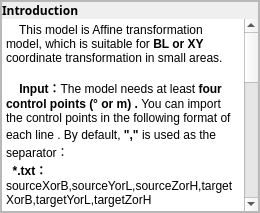
       <widget class="QWidget" name="widgetContentLeft" native="true">
        <property name="font">
         <font>
          <pointsize>7</pointsize>
         </font>
        </property>
        <layout class="QHBoxLayout" name="horizontalLayout_3">
         <property name="spacing">
          <number>0</number>
         </property>
         <property name="leftMargin">
          <number>0</number>
         </property>
         <property name="topMargin">
          <number>0</number>
         </property>
         <property name="rightMargin">
          <number>0</number>
         </property>
         <property name="bottomMargin">
          <number>0</number>
         </property>
         <item>
          <widget class="QFrame" name="frame_ContentLeft">
           <property name="styleSheet">
            <string notr="true"/>
           </property>
           <property name="frameShape">
            <enum>QFrame::StyledPanel</enum>
           </property>
           <property name="frameShadow">
            <enum>QFrame::Raised</enum>
           </property>
           <layout class="QVBoxLayout" name="verticalLayout_3" stretch="0">
            <property name="spacing">
             <number>0</number>
            </property>
            <property name="leftMargin">
             <number>0</number>
            </property>
            <property name="topMargin">
             <number>0</number>
            </property>
            <property name="rightMargin">
             <number>0</number>
            </property>
            <property name="bottomMargin">
             <number>0</number>
            </property>
            <item>
             <widget class="QFrame" name="lowerframe_frame">
              <property name="styleSheet">
               <string notr="true"/>
              </property>
              <property name="frameShape">
               <enum>QFrame::StyledPanel</enum>
              </property>
              <property name="frameShadow">
               <enum>QFrame::Raised</enum>
              </property>
              <layout class="QVBoxLayout" name="verticalLayout_7" stretch="0,0">
               <property name="spacing">
                <number>0</number>
               </property>
               <property name="leftMargin">
                <number>0</number>
               </property>
               <property name="topMargin">
                <number>0</number>
               </property>
               <property name="rightMargin">
                <number>0</number>
               </property>
               <property name="bottomMargin">
                <number>0</number>
               </property>
               <item>
                <widget class="QLabel" name="label_Introduction">
                 <property name="minimumSize">
                  <size>
                   <width>200</width>
                   <height>0</height>
                  </size>
                 </property>
                 <property name="font">
                  <font>
                   <family>微软雅黑</family>
                   <pointsize>9</pointsize>
                   <weight>75</weight>
                   <bold>true</bold>
                  </font>
                 </property>
                 <property name="text">
                  <string>Introduction</string>
                 </property>
                </widget>
               </item>
               <item>
                <widget class="QTextBrowser" name="textBrowser_Introduction">
                 <property name="font">
                  <font>
                   <family>Microsoft YaHei UI</family>
                   <pointsize>9</pointsize>
                   <weight>50</weight>
                   <italic>false</italic>
                   <bold>false</bold>
                  </font>
                 </property>
                 <property name="styleSheet">
                  <string notr="true">QTextBrowser{
	font: 9pt &quot;Microsoft YaHei UI&quot;;
}</string>
                 </property>
                 <property name="frameShape">
                  <enum>QFrame::NoFrame</enum>
                 </property>
                 <property name="frameShadow">
                  <enum>QFrame::Plain</enum>
                 </property>
                 <property name="horizontalScrollBarPolicy">
                  <enum>Qt::ScrollBarAsNeeded</enum>
                 </property>
                 <property name="lineWrapColumnOrWidth">
                  <number>0</number>
                 </property>
                 <property name="html">
                  <string>&lt;!DOCTYPE HTML PUBLIC &quot;-//W3C//DTD HTML 4.0//EN&quot; &quot;http://www.w3.org/TR/REC-html40/strict.dtd&quot;&gt;
&lt;html&gt;&lt;head&gt;&lt;meta name=&quot;qrichtext&quot; content=&quot;1&quot; /&gt;&lt;style type=&quot;text/css&quot;&gt;
p, li { white-space: pre-wrap; }
&lt;/style&gt;&lt;/head&gt;&lt;body style=&quot; font-family:'Microsoft YaHei UI'; font-size:9pt; font-weight:400; font-style:normal;&quot;&gt;
&lt;p style=&quot; margin-top:0px; margin-bottom:0px; margin-left:0px; margin-right:0px; -qt-block-indent:0; text-indent:0px;&quot;&gt;&lt;span style=&quot; font-family:'微软雅黑';&quot;&gt;    This model is Affine transformation model, which is suitable for &lt;/span&gt;&lt;span style=&quot; font-family:'微软雅黑'; font-weight:600;&quot;&gt;BL or XY &lt;/span&gt;&lt;span style=&quot; font-family:'微软雅黑';&quot;&gt;coordinate transformation in small areas.&lt;/span&gt;&lt;/p&gt;
&lt;p style=&quot;-qt-paragraph-type:empty; margin-top:0px; margin-bottom:0px; margin-left:0px; margin-right:0px; -qt-block-indent:0; text-indent:0px; font-family:'微软雅黑'; font-weight:600;&quot;&gt;&lt;br /&gt;&lt;/p&gt;
&lt;p style=&quot; margin-top:0px; margin-bottom:0px; margin-left:0px; margin-right:0px; -qt-block-indent:0; text-indent:0px;&quot;&gt;&lt;span style=&quot; font-family:'微软雅黑';&quot;&gt;    &lt;/span&gt;&lt;span style=&quot; font-family:'微软雅黑'; font-weight:600;&quot;&gt;Input：&lt;/span&gt;&lt;span style=&quot; font-family:'微软雅黑';&quot;&gt;The model needs at least &lt;/span&gt;&lt;span style=&quot; font-family:'微软雅黑'; font-weight:600;&quot;&gt;four control points (° or m) . &lt;/span&gt;&lt;span style=&quot; font-family:'微软雅黑';&quot;&gt;You can import the control points in the following format of each line . By default, &lt;/span&gt;&lt;span style=&quot; font-family:'微软雅黑'; font-weight:600;&quot;&gt;&amp;quot;,&amp;quot; &lt;/span&gt;&lt;span style=&quot; font-family:'微软雅黑';&quot;&gt;is used as the separator：&lt;/span&gt;&lt;/p&gt;
&lt;p style=&quot; margin-top:0px; margin-bottom:0px; margin-left:0px; margin-right:0px; -qt-block-indent:0; text-indent:0px;&quot;&gt;&lt;span style=&quot; font-family:'微软雅黑';&quot;&gt;  &lt;/span&gt;&lt;span style=&quot; font-family:'微软雅黑'; font-weight:600;&quot;&gt;*.txt： &lt;/span&gt;&lt;span style=&quot; font-family:'微软雅黑';&quot;&gt;sourceXorB,sourceYorL,sourceZorH,targetXorB,targetYorL,targetZorH&lt;/span&gt;&lt;/p&gt;
&lt;p style=&quot; margin-top:0px; margin-bottom:0px; margin-left:0px; margin-right:0px; -qt-block-indent:0; text-indent:0px;&quot;&gt;&lt;span style=&quot; font-family:'微软雅黑';&quot;&gt;      &lt;/span&gt;&lt;span style=&quot; font-family:'微软雅黑'; font-weight:600;&quot;&gt;or：&lt;/span&gt;&lt;span style=&quot; font-family:'微软雅黑';&quot;&gt; sourceXorB,sourceYorL,targetXorB,targetYorL&lt;/span&gt;&lt;/p&gt;
&lt;p style=&quot; margin-top:0px; margin-bottom:0px; margin-left:0px; margin-right:0px; -qt-block-indent:0; text-indent:0px;&quot;&gt;&lt;span style=&quot; font-family:'微软雅黑';&quot;&gt;  &lt;/span&gt;&lt;span style=&quot; font-family:'微软雅黑'; font-weight:600;&quot;&gt;*.csv：&lt;/span&gt;&lt;span style=&quot; font-family:'微软雅黑';&quot;&gt;sourceXorB,sourceYorL,sourceZorH,targetXorB,targetYorL,targetZorH&lt;/span&gt;&lt;/p&gt;
&lt;p style=&quot; margin-top:0px; margin-bottom:0px; margin-left:0px; margin-right:0px; -qt-block-indent:0; text-indent:0px;&quot;&gt;&lt;span style=&quot; font-family:'微软雅黑';&quot;&gt;      &lt;/span&gt;&lt;span style=&quot; font-family:'微软雅黑'; font-weight:600;&quot;&gt;or：&lt;/span&gt;&lt;span style=&quot; font-family:'微软雅黑';&quot;&gt; sourceXorB,sourceYorL,targetXorB,targetYorL&lt;/span&gt;&lt;/p&gt;
&lt;p style=&quot;-qt-paragraph-type:empty; margin-top:0px; margin-bottom:0px; margin-left:0px; margin-right:0px; -qt-block-indent:0; text-indent:0px; font-family:'微软雅黑';&quot;&gt;&lt;br /&gt;&lt;/p&gt;
&lt;p style=&quot; margin-top:0px; margin-bottom:0px; margin-left:0px; margin-right:0px; -qt-block-indent:0; text-indent:0px;&quot;&gt;&lt;span style=&quot; font-family:'微软雅黑';&quot;&gt;    &lt;/span&gt;&lt;span style=&quot; font-family:'微软雅黑'; font-weight:600;&quot;&gt;Note that&lt;/span&gt;&lt;span style=&quot; font-family:'微软雅黑';&quot;&gt;：Row and column indexes should not exist in the file, and if the input control point group is 6-dimensional, the H-axis will not participate in the calculation&lt;/span&gt;&lt;/p&gt;
&lt;p style=&quot;-qt-paragraph-type:empty; margin-top:0px; margin-bottom:0px; margin-left:0px; margin-right:0px; -qt-block-indent:0; text-indent:0px; font-family:'微软雅黑';&quot;&gt;&lt;br /&gt;&lt;/p&gt;
&lt;p style=&quot; margin-top:0px; margin-bottom:0px; margin-left:0px; margin-right:0px; -qt-block-indent:0; text-indent:0px;&quot;&gt;&lt;span style=&quot; font-family:'微软雅黑';&quot;&gt;    After inputting, click &amp;quot;start&amp;quot; to calculate parameters&lt;/span&gt;&lt;/p&gt;
&lt;p style=&quot;-qt-paragraph-type:empty; margin-top:0px; margin-bottom:0px; margin-left:0px; margin-right:0px; -qt-block-indent:0; text-indent:0px; font-family:'微软雅黑';&quot;&gt;&lt;br /&gt;&lt;/p&gt;
&lt;p style=&quot; margin-top:0px; margin-bottom:0px; margin-left:0px; margin-right:0px; -qt-block-indent:0; text-indent:0px;&quot;&gt;&lt;span style=&quot; font-family:'微软雅黑';&quot;&gt;    &lt;/span&gt;&lt;span style=&quot; font-family:'微软雅黑'; font-weight:600;&quot;&gt;Return：&lt;/span&gt;&lt;/p&gt;
&lt;p style=&quot; margin-top:0px; margin-bottom:0px; margin-left:0px; margin-right:0px; -qt-block-indent:0; text-indent:0px;&quot;&gt;&lt;span style=&quot; font-family:'微软雅黑';&quot;&gt;        1.  Parameters: This model is introduced into 3D space for calculation, and &lt;/span&gt;&lt;span style=&quot; font-family:'微软雅黑'; font-weight:600;&quot;&gt;8 parameters&lt;/span&gt;&lt;span style=&quot; font-family:'微软雅黑';&quot;&gt; are returned&lt;/span&gt;&lt;/p&gt;
&lt;p style=&quot; margin-top:0px; margin-bottom:0px; margin-left:0px; margin-right:0px; -qt-block-indent:0; text-indent:0px;&quot;&gt;&lt;span style=&quot; font-family:'微软雅黑';&quot;&gt;        2.  Evaluation: MSE in XorB direction, MSE in YorL direction and MSE of The Mean Point(° or m)&lt;/span&gt;&lt;/p&gt;
&lt;p style=&quot;-qt-paragraph-type:empty; margin-top:0px; margin-bottom:0px; margin-left:0px; margin-right:0px; -qt-block-indent:0; text-indent:0px; font-family:'微软雅黑';&quot;&gt;&lt;br /&gt;&lt;/p&gt;
&lt;p style=&quot; margin-top:0px; margin-bottom:0px; margin-left:0px; margin-right:0px; -qt-block-indent:0; text-indent:0px;&quot;&gt;&lt;span style=&quot; font-family:'微软雅黑';&quot;&gt;    After calculation, click &amp;quot;save summary&amp;quot; to save the returned value, which can be used for coordinate conversion&lt;/span&gt;&lt;/p&gt;&lt;/body&gt;&lt;/html&gt;</string>
                 </property>
                </widget>
               </item>
              </layout>
             </widget>
            </item>
           </layout>
          </widget>
         </item>
        </layout>
       </widget>
